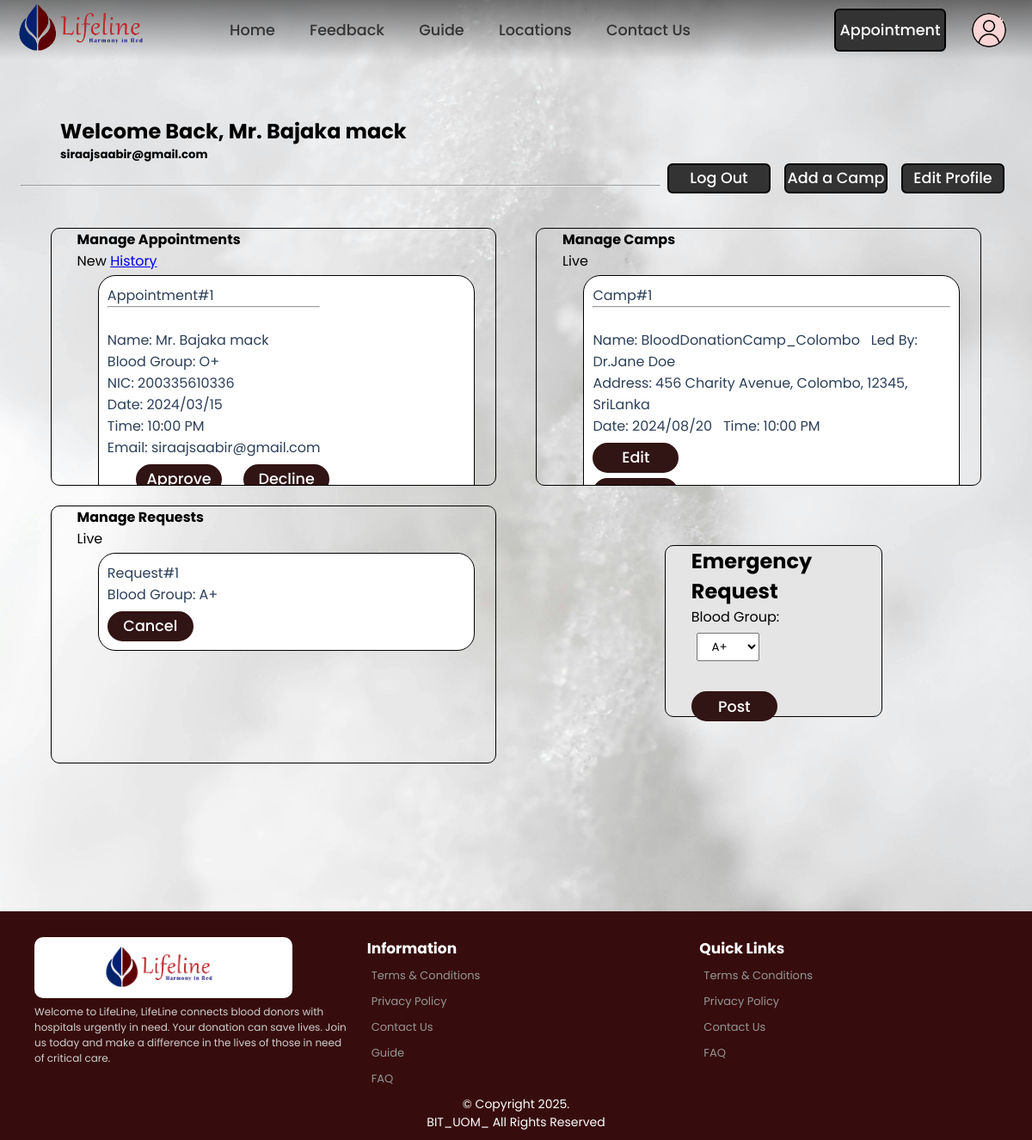
The page /hospital_panel.php (signed in) on the database its author committed.
### tables this page shows
CREATE TABLE
    appointment (
        Appointment_id INT AUTO_INCREMENT NOT NULL,
        A_Donor_id INT NULL,
        A_Guest_id INT NULL,
        A_Date VARCHAR(20) NOT NULL,
        A_Time VARCHAR(20) NOT NULL,
        A_Meridiem VARCHAR(2) NOT NULL,
        A_Hospital_id INT NOT NULL,
        Status BOOLEAN NULL,
        CONSTRAINT Appointment_PK PRIMARY KEY (Appointment_id),
        CONSTRAINT Appointment_A_Doner_id_FK1 FOREIGN KEY (A_Donor_id) REFERENCES Donor (Donor_id),
        CONSTRAINT Appointment_A_Guest_id_FK2 FOREIGN KEY (A_Guest_id) REFERENCES Guest (Guest_id),
        CONSTRAINT Appointment_A_Hospital_id_FK3 FOREIGN KEY (A_Hospital_id) REFERENCES Hospital (Hospital_id),
        CONSTRAINT Donor_or_Guest CHECK (
            (
                A_Donor_id IS NOT NULL
                AND A_Guest_id IS NULL
            )
            OR (
                A_Donor_id IS NULL
                AND A_Guest_id IS NOT NULL
            )
        )
    );

CREATE TABLE
    donor (
        Donor_id INT AUTO_INCREMENT NOT NULL,
        Salutation VARCHAR(10) NOT NULL,
        F_name VARCHAR(50) NOT NULL,
        L_name VARCHAR(50) NOT NULL,
        NIC VARCHAR(20) UNIQUE NOT NULL,
        DOB VARCHAR(20) NOT NULL,
        Gender VARCHAR(20) NOT NULL,
        Phone_no INT (10) NOT NULL,
        Blood_Group VARCHAR(5) NOT NULL,
        Email VARCHAR(100) UNIQUE NOT NULL,
        Line1 VARCHAR(200) NOT NULL,
        City VARCHAR(100) NOT NULL,
        Postal_Code VARCHAR(15) NOT NULL,
        Country VARCHAR(30) NOT NULL,
        D_Password VARCHAR(20) NOT NULL,
        CONSTRAINT Doner_PK PRIMARY KEY (Donor_id)
    );

CREATE TABLE
    camp (
        Camp_id INT AUTO_INCREMENT NOT NULL,
        C_Name VARCHAR(50) NOT NULL,
        C_Date VARCHAR(20) NOT NULL,
        C_Time VARCHAR(20) NOT NULL,
        C_Meridiem VARCHAR(2) NOT NULL,
        Led_By VARCHAR(50) NOT NULL,
        Line1 VARCHAR(200) NOT NULL,
        City VARCHAR(100) NOT NULL,
        Postal_Code VARCHAR(15) NOT NULL,
        Country VARCHAR(30) NOT NULL,
        C_Hospital_id INT NOT NULL,
        CONSTRAINT Camp_PK PRIMARY KEY (Camp_id),
        CONSTRAINT Camp_C_Hospital_id_FK1 FOREIGN KEY (C_Hospital_id) REFERENCES Hospital (Hospital_id)
    );

CREATE TABLE
    emergency_blood (
        EB_id INT AUTO_INCREMENT NOT NULL,
        Blood_Group VARCHAR(5) NOT NULL,
        EB_Hospital_id INT NOT NULL,
        CONSTRAINT EB_id PRIMARY KEY (EB_id),
        CONSTRAINT Emergency_Blood_EB_Hospital_id_FK1 FOREIGN KEY (EB_Hospital_id) REFERENCES Hospital (Hospital_id)
    );

### CRUD/hospital_manage_appoint.php (called while the page is built, shortened)
<?php
require 'dbh.crud.php';
$query = "SELECT appointment.Appointment_id,
                 appointment.A_Date,
                 CONCAT(appointment.A_Time, ' ', appointment.A_meridiem) AS ATM,
                 appointment.A_Guest_id,
                 appointment.A_Hospital_id,
                 appointment.Status,
                 CONCAT(donor.Salutation, ' ', donor.F_name, ' ', donor.L_name) AS DonorName,
                 donor.NIC AS DonorNIC,
                 donor.Blood_Group AS DonorBloodgroup,
                 donor.Email AS DonorEmail,
                 CONCAT(guest.Salutation, ' ', guest.F_name, ' ', guest.L_name) AS GuestName,
                 guest.NIC AS GuestNIC,
                 guest.Blood_Group AS GuestBloodgroup,
                 guest.Email AS GuestEmail
          FROM appointment
          LEFT JOIN donor ON appointment.A_Donor_id = donor.Donor_id
          LEFT JOIN guest ON appointment.A_Guest_id = guest.Guest_id
          WHERE A_Hospital_id=$_SESSION[userID] AND appointment.Status is NULL";
$result_appointments = mysqli_query($conn, $query);

### CRUD/hospital_manage_camp.php (called while the page is built, shortened)
<?php
require 'dbh.crud.php';
$query = "SELECT camp.Camp_id,
camp.C_Name,
camp.C_Date,
CONCAT(camp.C_Time,' ',camp.C_meridiem) AS ATM,
camp.Led_By,
CONCAT(camp.Line1,', ',camp.City,', ',camp.Postal_Code,', ',camp.Country) AS Address,
camp.C_Hospital_id FROM camp WHERE C_Hospital_id=$_SESSION[userID]";
$result_camp = mysqli_query($conn, $query);

### CRUD/hospital_manage_Requests.php (called while the page is built, shortened)
<?php
require 'dbh.crud.php';
$query = "SELECT * FROM emergency_blood WHERE EB_Hospital_id=$_SESSION[userID]";
$result_requests = mysqli_query($conn, $query);

### hospital_panel.php (the view, shortened to what this page needs)
<?php
require 'header.php';
require 'CRUD/hospital_manage_appoint.php';
require 'CRUD/hospital_manage_camp.php';
require 'CRUD/hospital_manage_Requests.php';
?>
<!DOCTYPE html>
<html>
<head>
  <link rel="stylesheet" href="css/hospital_panel.css" />
</head>
<body>
  <main class="frame">
    <div class="sec1">
      <div class="row1">
        <?php
        echo "<h2 class=\"title\">Welcome Back, " . $_SESSION['username'] . "</h2>";
        ?>
        <div>
          <?php echo "<h5 class=\"head\">" . $_SESSION['email'] . "</h5>"; ?>
        </div>
        <div class="but1">
          <button class="editB" onclick="document.location='hospital_edit.php'">
            Edit Profile
          </button>
        </div>
        <div class="but2">
          <button class="campB" onclick="document.location='add_camp.php'">
            Add a Camp
          </button>
        </div>
        <div class="but3">
          <button class="logout" name='logout' onclick="document.location='logout.php' ">Log Out</button>
        </div>
      </div>
    </div>
    <br />
    <hr />
    <br>
    <div class="sec2">
      <div class="container">
        <h4>Manage Appointments</h4>
        <div class="hyperL">
          <label>New</label>
          <a href="hospital_appointment_history.php">History</a>
        </div>
        <?php
        while ($row = mysqli_fetch_assoc($result_appointments)) {
          $AppointmentID = $row['Appointment_id'];
          $AppointmentDate = $row['A_Date'];
          $AppointmentTime = $row['ATM'];
          if ($row['A_Guest_id'] == null) {
            $UserName = $row['DonorName'];
            $UserNIC = $row['DonorNIC'];
            $UserBloodgroup = $row['DonorBloodgroup'];
            $UserEmail = $row['DonorEmail'];
          } else {
            $UserName = $row['GuestName'];
            $UserNIC = $row['GuestNIC'];
            $UserBloodgroup = $row['GuestBloodgroup'];
            $UserEmail = $row['GuestEmail'];
          }
        ?>
          <div class="temp">
            <div class="info">
              <label> Appointment#<?php echo $AppointmentID ?></label>
              <hr>
              <br>
              <label>Name: <?php echo $UserName ?></label>
              <br>
              <label>Blood Group: <?php echo $UserBloodgroup ?></label>
              <br>
              <label>NIC: <?php echo $UserNIC ?></label>
              <br>
              <label>Date: <?php echo $AppointmentDate ?></label>
              <br>
              <label>Time: <?php echo $AppointmentTime ?></label>
              <br>
              <label>Email: <?php echo $UserEmail ?></label>
            </div>
            <form method="post">
              <button class="Approved" name="Approved" type="submit">Approve</button>
              <button class="Cancelled" name="Declined" type="submit" onclick="return confirm('Are You Sure ?')">Decline</button>
            </form>
          </div>
        <?php
        }
        ?>
      </div>
      <div class="sec2">
        <div class="container-camps">
          <h4>Manage Camps</h4>
          <label>Live</label>
          <?php
          while ($row = mysqli_fetch_assoc($result_camp)) {
            $CampID = $row['Camp_id'];
            $CampName = $row['C_Name'];
            $LedBy = $row['Led_By'];
            $Address = $row['Address'];
            $Date = $row['C_Date'];
            $Time = $row['ATM'];
          ?>
            <div class="temp">
              <div class="info">
                <label> Camp#<?php echo $CampID ?></label>
                <hr>
                <br>
                <label>Name: <?php echo $CampName ?></label>&nbsp;&nbsp;
                <label>Led By: <?php echo $LedBy ?></label>
                <br>
                <label>Address: <?php echo $Address ?></label>
                <br>
                <label>Date: <?php echo $Date ?></label>&nbsp;&nbsp;
                <label>Time: <?php echo $Time ?></label>
              </div>
              <button class="edit" name='Edit' onclick="document.location='edit_camp.php?Camp_id=<?php echo $CampID ?>'">Edit</button>
              <form method="post">
                <input type="submit" class="Cancel" name="Cancel" value="Cancel" onclick="return confirm('Are You Sure ?')">
              </form>
            </div>
          <?php
          }
          ?>
        </div>
      </div>
      <div class="sec2">
        <div class="container-wonder">
          <h4>Manage Requests</h4>
          <label>Live</label>
          <?php
          while ($row = mysqli_fetch_assoc($result_requests)) {
            $EB_id = $row['EB_id'];
            $BG = $row['Blood_Group'];
          ?>
            <div class="temp">
              <div class="info">
                <label>Request#<?php echo $EB_id ?></label>
                <br>
                <label>Blood Group: <?php echo $BG ?></label>&nbsp;&nbsp;
              </div>
              <form method="post">
                <input type="submit" class="Cancel" name="Caancel" value="Cancel" onclick="return confirm('Are You Sure ?')">
              </form>
            </div>
          <?php
          }
          ?>
        </div>
      </div>
      <div class="sec2">
        <div class="container-post">
          <div class="info">
            <h2>Emergency Request</h2>
            <label for="bloodgroup">Blood Group: </label>
            <form method="POST">
              <div class="blood">
                <select name="bloodgroup" id="" class="bg">
                  <option value="A+">A+</option>
                </select><br><br>
              </div>
              <input type="submit" class="Post" name="Post" value="Post">
            </form>
          </div>
        </div>
  </main>
  <?php
  require 'footer.php';
  ?>
</body>
</html>

### css/index.css (style rules this page uses)
* { margin: 0; padding: 0; box-sizing: border-box; font-family: 'Poppins', sans-serif; }
body { justify-content: center; align-items: center; background-color:#EEF5FF; margin-top: 100px; min-height: 100vh; }

### css/hospital_panel.css (style rules this page uses)
body { background-image:url(../images/panelwall5.jpg); image-orientation: flip; background-repeat: no-repeat; background-size: cover; background-position: center; }
.frame { border-color: black; border: 2%; border-radius: 10px; width: 96%; height: 120%; padding: auto; margin:auto; z-index: 1; }
.row1 { margin-left: 30%; }
.editB,.campB,.logout { float:right; margin: 0 8px; width: 120px; height: 35px; border: 2px solid #000000; outline:none; border-radius: 6px; font-size: 1.1em; color: white; background-color: #333; font-weight: 500; transition: .5s; cursor: pointer ; }
.row1,.editB,.campB,.logout { display: inline; }
.container,.container-wonder,.container-camps { margin: auto; border-radius: 10px; border: 1px solid #000000; background:transparent; padding-left: 30px; width: 45%; height: 300px; overflow: hidden; overflow-y: scroll; }
.post,.Edit,.Cancel,.Cancelled,.Approved { display: block; margin-top: 1.5%; margin-right: 5%; width: 100px; height: 35px; border: 2px solid #311414; outline:none; border-radius: 50px; font-size: 1.1em; color: white; cursor: pointer; background-color: #311414; font-weight: 500; transition: .5s; }
.temp .info,.Cancelled,.Approved { display: inline-block; }
.temp .info,.Edit,.Cancel { display: inline-block; }
.temp { color: #2D4059; border: 1px solid black; background-color: white; width: 90%; padding: 10px; border-radius: 20px; display: block; margin: auto; margin-top: 1%; }
.Approved { margin-left: 8%; }
.container-post { border-radius: 10px; border: 1px solid #000000; background-color:#E5E5E5; margin-top: 6%; margin-right:13%; padding-left: 30px; width: 22%; height: 200px; float: right; }
.container,.container-wonder { margin-top: 2%; margin-left: 3%; float: left; }
.container-camps { margin-top: 2%; margin-right: 3%; float: right; }
select { font:weight 1200px; padding:5px 12px; margin:3% 3%; }
.title { padding-top: 3%; }
.title,.head { margin-left: 4%; }

### rows shown on the page
appointment: Appointment_id "1", UserName "Mr. Bajaka mack", A_Donor.Blood_Group "O+", A_Donor.NIC "200335610336", A_Date "2024/03/15", AppointmentTime "10:00 PM", A_Donor.Email "siraajsaabir@gmail.com"
camp: Camp_id "1", C_Name "BloodDonationCamp_Colombo", Led_By "Dr.Jane Doe", Address "456 Charity Avenue, Colombo, 12345, SriLanka", C_Date "2024/08/20", Time "10:00 PM"
emergency_blood: EB_id "1", Blood_Group "A+"

### other values the page prints
$_SESSION['username'] "Mr. Bajaka mack"
$_SESSION['email'] "siraajsaabir@gmail.com"
